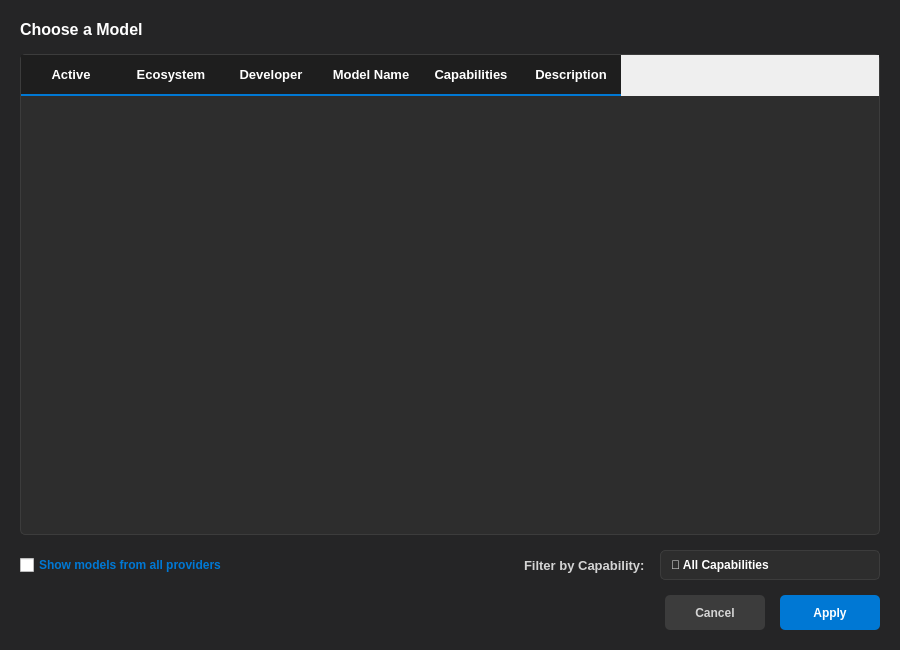
<?xml version="1.0" encoding="UTF-8"?>
<ui version="4.0">
 <class>ModelPopupDialog</class>
 <widget class="QDialog" name="ModelPopupDialog">
  <property name="geometry">
   <rect>
    <x>0</x>
    <y>0</y>
    <width>900</width>
    <height>650</height>
   </rect>
  </property>
  <property name="windowTitle">
   <string>Select a Model</string>
  </property>
  <property name="styleSheet">
   <string notr="true">QDialog {
    background-color: #252526;
    color: #d4d4d4;
}
QLabel {
    color: #ffffff;
    font-size: 16px;
    font-weight: bold;
}
/* TABLE STYLING */
QTableWidget {
    background-color: #2d2d2d;
    alternate-background-color: #252526;
    color: #d4d4d4;
    border: 1px solid #3c3c3c;
    border-radius: 5px;
    font-size: 13px;
    gridline-color: #3c3c3c;
}
QTableWidget::item {
    padding: 10px;
    border-bottom: 1px solid #3c3c3c;
}
/* THIS IS THE BLUE HIGHLIGHT WHEN YOU CLICK A ROW */
QTableWidget::item:selected {
    background-color: #0078d4;
    color: white;
}
QHeaderView::section {
    background-color: #1e1e1e;
    color: #ffffff;
    padding: 10px;
    border: none;
    border-bottom: 2px solid #0078d4;
    font-weight: bold;
    font-size: 13px;
}
QScrollBar:vertical {
    border: none;
    background: #2d2d2d;
    width: 10px;
    border-radius: 5px;
}
QScrollBar::handle:vertical {
    background: #555;
    border-radius: 5px;
}
QScrollBar::add-line:vertical, QScrollBar::sub-line:vertical {
    height: 0px;
}</string>
  </property>
  <property name="modal">
   <bool>true</bool>
  </property>
  <layout class="QVBoxLayout" name="dialog_layout">
   <property name="spacing">
    <number>15</number>
   </property>
   <property name="leftMargin">
    <number>20</number>
   </property>
   <property name="topMargin">
    <number>20</number>
   </property>
   <property name="rightMargin">
    <number>20</number>
   </property>
   <property name="bottomMargin">
    <number>20</number>
   </property>
   <item>
    <widget class="QLabel" name="title_label">
     <property name="text">
      <string>Choose a Model</string>
     </property>
    </widget>
   </item>
   <item>
    <widget class="QTableWidget" name="model_table">
     <property name="editTriggers">
      <set>QAbstractItemView::EditTrigger::NoEditTriggers</set>
     </property>
     <property name="alternatingRowColors">
      <bool>true</bool>
     </property>
     <property name="selectionMode">
      <enum>QAbstractItemView::SelectionMode::SingleSelection</enum>
     </property>
     <property name="selectionBehavior">
      <enum>QAbstractItemView::SelectionBehavior::SelectRows</enum>
     </property>
     <property name="verticalScrollMode">
      <enum>QAbstractItemView::ScrollMode::ScrollPerPixel</enum>
     </property>
     <property name="horizontalScrollMode">
      <enum>QAbstractItemView::ScrollMode::ScrollPerPixel</enum>
     </property>
     <property name="showGrid">
      <bool>false</bool>
     </property>
     <column>
      <property name="text">
       <string>Active</string>
      </property>
     </column>
     <column>
      <property name="text">
       <string>Ecosystem</string>
      </property>
     </column>
     <column>
      <property name="text">
       <string>Developer</string>
      </property>
     </column>
     <column>
      <property name="text">
       <string>Model Name</string>
      </property>
     </column>
     <column>
      <property name="text">
       <string>Capabilities</string>
      </property>
     </column>
     <column>
      <property name="text">
       <string>Description</string>
      </property>
     </column>
    </widget>
   </item>
   <item>
    <layout class="QHBoxLayout" name="filter_bar_layout">
     <item>
      <widget class="QCheckBox" name="show_all_cb">
       <property name="styleSheet">
        <string notr="true">color: #0078d4; font-weight: bold;</string>
       </property>
       <property name="text">
        <string>Show models from all providers</string>
       </property>
      </widget>
     </item>
     <item>
      <spacer name="filterSpacer">
       <property name="orientation">
        <enum>Qt::Orientation::Horizontal</enum>
       </property>
       <property name="sizeHint" stdset="0">
        <size>
         <width>40</width>
         <height>20</height>
        </size>
       </property>
      </spacer>
     </item>
     <item>
      <widget class="QLabel" name="filter_label">
       <property name="styleSheet">
        <string notr="true">color: #d4d4d4; font-weight: bold; font-size: 13px;</string>
       </property>
       <property name="text">
        <string>Filter by Capability:</string>
       </property>
      </widget>
     </item>
     <item>
      <widget class="QComboBox" name="capability_filter">
       <property name="minimumSize">
        <size>
         <width>220</width>
         <height>30</height>
        </size>
       </property>
       <property name="styleSheet">
        <string notr="true">QComboBox {
    background-color: #2d2d2d;
    border: 1px solid #3c3c3c;
    border-radius: 5px;
    padding: 3px 10px;
    color: #ffffff;
    font-weight: bold;
}
QComboBox::drop-down {
    border: none;
}
QComboBox QAbstractItemView {
    background-color: #2d2d2d;
    color: #ffffff;
    selection-background-color: #0078d4;
    border: 1px solid #3c3c3c;
}</string>
       </property>
       <item>
        <property name="text">
         <string>🌐 All Capabilities</string>
        </property>
       </item>
       <item>
        <property name="text">
         <string>💬 General Chat</string>
        </property>
       </item>
       <item>
        <property name="text">
         <string>🛠️ Supports Tools</string>
        </property>
       </item>
       <item>
        <property name="text">
         <string>👁️ Multimodal / Vision</string>
        </property>
       </item>
       <item>
        <property name="text">
         <string>🎙️ Audio / Voice</string>
        </property>
       </item>
       <item>
        <property name="text">
         <string>🎥 Video / Media</string>
        </property>
       </item>
       <item>
        <property name="text">
         <string>💻 Coding / Software</string>
        </property>
       </item>
      </widget>
     </item>
    </layout>
   </item>
   <item>
    <layout class="QHBoxLayout" name="button_layout">
     <item>
      <spacer name="horizontalSpacer">
       <property name="orientation">
        <enum>Qt::Orientation::Horizontal</enum>
       </property>
       <property name="sizeHint" stdset="0">
        <size>
         <width>40</width>
         <height>20</height>
        </size>
       </property>
      </spacer>
     </item>
     <item>
      <widget class="QPushButton" name="cancel_btn">
       <property name="minimumSize">
        <size>
         <width>100</width>
         <height>35</height>
        </size>
       </property>
       <property name="styleSheet">
        <string notr="true">QPushButton {
    background-color: #3c3c3c;
    border: none;
    border-radius: 5px;
    color: #d4d4d4;
    font-weight: bold;
}
QPushButton:hover {
    background-color: #505050;
}</string>
       </property>
       <property name="text">
        <string>Cancel</string>
       </property>
      </widget>
     </item>
     <item>
      <widget class="QPushButton" name="apply_btn">
       <property name="minimumSize">
        <size>
         <width>100</width>
         <height>35</height>
        </size>
       </property>
       <property name="styleSheet">
        <string notr="true">QPushButton {
    background-color: #0078d4;
    border: none;
    border-radius: 5px;
    color: white;
    font-weight: bold;
}
QPushButton:hover {
    background-color: #106ebe;
}</string>
       </property>
       <property name="text">
        <string>Apply</string>
       </property>
      </widget>
     </item>
    </layout>
   </item>
  </layout>
 </widget>
 <resources/>
 <connections>
  <connection>
   <sender>cancel_btn</sender>
   <signal>clicked()</signal>
   <receiver>ModelPopupDialog</receiver>
   <slot>reject()</slot>
   <hints>
    <hint type="sourcelabel">
     <x>449</x>
     <y>415</y>
    </hint>
    <hint type="destinationlabel">
     <x>299</x>
     <y>224</y>
    </hint>
   </hints>
  </connection>
 </connections>
</ui>
